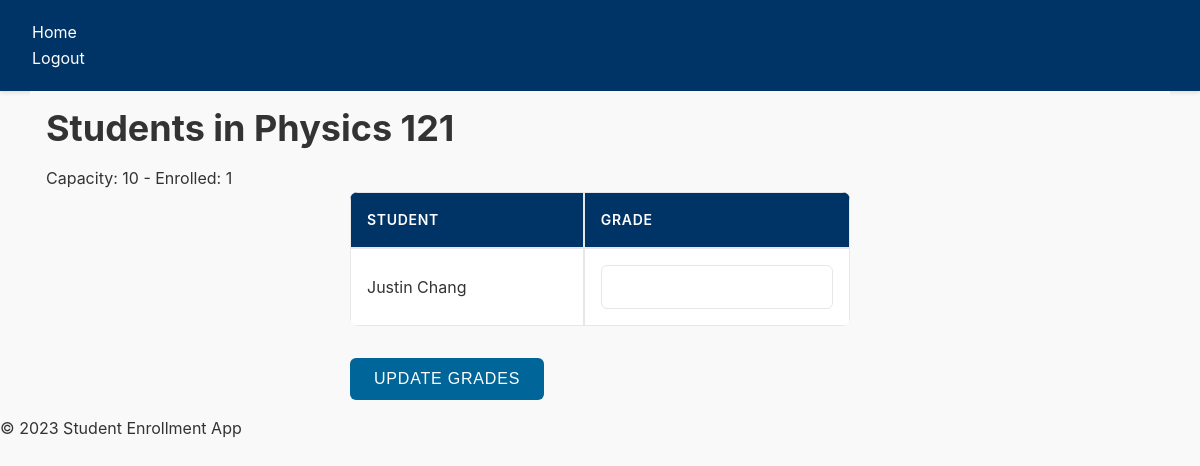
Screenshot of /teacher/students/2 (signed in) with the database file from the repository.
### app/models.py (models this page shows, shortened)
class Course(db.Model):
    id = db.Column(db.Integer, primary_key=True)
    name = db.Column(db.String(120), index=True, unique=True, nullable=False)
    capacity = db.Column(db.Integer, nullable=False)
    meeting_time = db.Column(db.String(120), nullable=True)  # New column for meeting times
    teacher_id = db.Column(db.Integer, db.ForeignKey('user.id'), nullable=False)  # Foreign key to the teacher
    teacher = db.relationship('User', backref='courses')  # Relationship to the teacher
    enrollments = db.relationship('Enrollment', back_populates='course', lazy='dynamic')

class Enrollment(db.Model):
    id = db.Column(db.Integer, primary_key=True)
    student_id = db.Column(db.Integer, db.ForeignKey('user.id'), nullable=False)
    course_id = db.Column(db.Integer, db.ForeignKey('course.id'), nullable=False)
    grade = db.Column(db.Float)
    course = db.relationship('Course', back_populates='enrollments')

class User(UserMixin, db.Model):
    id = db.Column(db.Integer, primary_key=True)
    username = db.Column(db.String(64), index=True, unique=True, nullable=False)
    email = db.Column(db.String(120), index=True, unique=True, nullable=False)
    password_hash = db.Column(db.String(128), nullable=False)
    role = db.Column(db.String(20), nullable=False)  # student, teacher, or admin
    enrollments = db.relationship('Enrollment', backref='student', lazy='dynamic')

### app/routes.py (the view, shortened to what this page needs)
    @app.route('/teacher/students/<int:course_id>', methods=['GET', 'POST'])
    @login_required
    def teacher_students(course_id):
        course = Course.query.filter_by(id=course_id, teacher_id=current_user.id).first_or_404()
        enrollments = Enrollment.query.filter_by(course_id=course_id).all()
        return render_template('teacher/students.html', course=course, enrollments=enrollments)

### app/__init__.py (called while the page is built)
def create_app():
    app = Flask(__name__)
    app.config.from_object(Config)
    db.init_app(app)
    login_manager.init_app(app)
    admin.name = 'Admin Mode'
    admin.url = '/admin_panel'
    admin.init_app(app)
    with app.app_context():
        from app.models import User, Course, Enrollment
        admin.add_view(ModelView(User, db.session))
        admin.add_view(ModelView(Course, db.session))
        admin.add_view(ModelView(Enrollment, db.session))
        db.create_all()
    from app.routes import init_routes
    init_routes(app)
    @login_manager.user_loader
    def load_user(user_id):
        return User.query.get(int(user_id))
    return app

### app/templates/teacher/students.html (shortened to what this page needs)
{% extends 'base.html' %}
{% block content %}
<h1>Students in {{ course.name }}</h1>
<p>Capacity: {{ course.capacity }} - Enrolled: {{ enrollments|length }}</p>
<form method="post">
    <table>
        <thead>
            <tr>
                <th>Student</th>
                <th>Grade</th>
            </tr>
        </thead>
        <tbody>
            {% for enrollment in enrollments %}
                <tr>
                    <td>{{ enrollment.student.username }}</td>
                    <td>
                        <input type="number" name="{{ enrollment.student_id }}" value="{{ enrollment.grade or '' }}" step="0.01" min="0" max="100">
                    </td>
                </tr>
            {% endfor %}
        </tbody>
    </table>
    <button type="submit">Update Grades</button>
</form>
{% endblock %}

### app/static/base.css (style rules this page uses)
*, *::before, *::after { box-sizing: border-box; margin: 0; padding: 0; }
body { font-family: 'Inter', system-ui, -apple-system, sans-serif; margin: 0; padding: 0; background-color: #f9f9f9; color: #333; line-height: 1.6; min-height: 100vh; }
h1, h2, h3, h4, h5, h6 { margin-bottom: 1rem; line-height: 1.2; }
h1 { font-size: 2.25rem; }
table { width: 100%; border-collapse: separate; border-spacing: 0; margin-bottom: 2rem; background-color: #ffffff; border-radius: 8px; overflow: hidden; }
table th, table td { border: 1px solid #e5e7eb; padding: 1rem; text-align: left; }
table th { background-color: #003366; color: white; font-weight: 600; text-transform: uppercase; letter-spacing: 0.05em; font-size: 0.875rem; }
form { max-width: 500px; margin: 0 auto; }
input[type="text"], input[type="password"], input[type="email"], input[type="number"], select { width: 100%; padding: 0.75rem; border: 1px solid #e5e7eb; border-radius: 6px; font-size: 1rem; transition: border-color 0.2s, box-shadow 0.2s; background-color: #fff; }
button, .btn { display: inline-block; background-color: #006699; color: white; border: none; border-radius: 6px; padding: 0.75rem 1.5rem; cursor: pointer; font-size: 1rem; font-weight: 500; text-transform: uppercase; letter-spacing: 0.05em; transition: all 0.2s; }

### rows the page displays
Course: name "Physics 121", capacity "10"
Enrollment: student.username "Justin Chang"

### other values shown
{{ enrollments|length }} "1"
